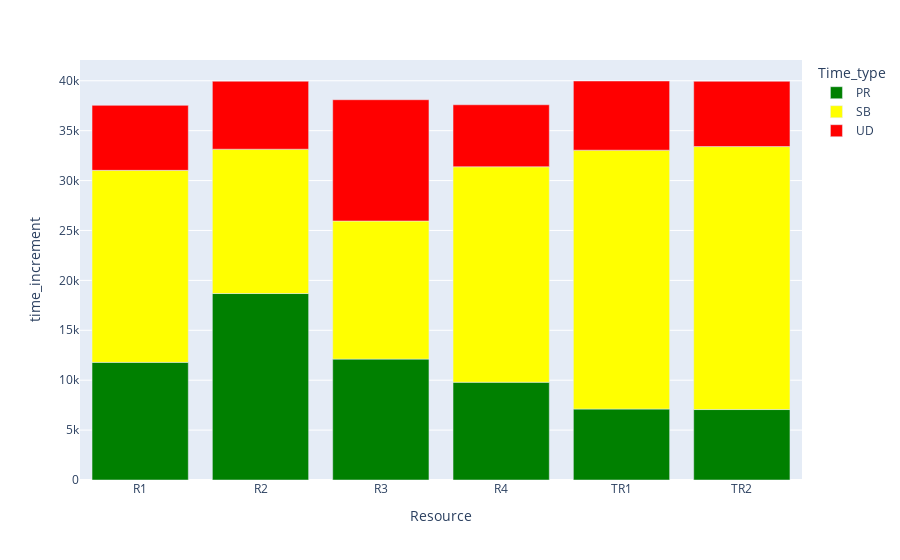

The cell this chart's notebook holds for it:
### Code cell
import plotly.express as px

fig = px.bar(df_time_per_state, x="Resource", y="time_increment", color="Time_type", color_discrete_map={'PR': 'green', 'SB': 'yellow', 'UD': 'red' })
fig.show()

### Figure 1 — Plotly figure (JSON) as saved in the notebook; plotly's stock layout.template omitted (floating-point values rounded to 4 significant figures)
{"data": [{"alignmentgroup": "True", "hovertemplate": "Time_type=PR<br>Resource=%{x}<br>time_increment=%{y}<extra></extra>", "legendgroup": "PR", "marker": {"color": "green", "pattern": {"shape": ""}}, "name": "PR", "offsetgroup": "PR", "orientation": "v", "showlegend": true, "textposition": "auto", "type": "bar", "x": ["R1", "R2", "R3", "R4", "TR1", "TR2"], "xaxis": "x", "y": [11790.0, 18680.0, 12110.0, 9798.0, 7110.0, 7059.0], "yaxis": "y"}, {"alignmentgroup": "True", "hovertemplate": "Time_type=SB<br>Resource=%{x}<br>time_increment=%{y}<extra></extra>", "legendgroup": "SB", "marker": {"color": "yellow", "pattern": {"shape": ""}}, "name": "SB", "offsetgroup": "SB", "orientation": "v", "showlegend": true, "textposition": "auto", "type": "bar", "x": ["R1", "R2", "R3", "R4", "TR1", "TR2"], "xaxis": "x", "y": [19240.0, 14460.0, 13840.0, 21590.0, 25940.0, 26350.0], "yaxis": "y"}, {"alignmentgroup": "True", "hovertemplate": "Time_type=UD<br>Resource=%{x}<br>time_increment=%{y}<extra></extra>", "legendgroup": "UD", "marker": {"color": "red", "pattern": {"shape": ""}}, "name": "UD", "offsetgroup": "UD", "orientation": "v", "showlegend": true, "textposition": "auto", "type": "bar", "x": ["R1", "R2", "R3", "R4", "TR1", "TR2"], "xaxis": "x", "y": [6510, 6810.0, 12150, 6210, 6930, 6540], "yaxis": "y"}], "layout": {"barmode": "relative", "legend": {"title": {"text": "Time_type"}, "tracegroupgap": 0}, "margin": {"t": 60}, "xaxis": {"anchor": "y", "domain": [0, 1], "title": {"text": "Resource"}}, "yaxis": {"anchor": "x", "domain": [0, 1], "title": {"text": "time_increment"}}}}
